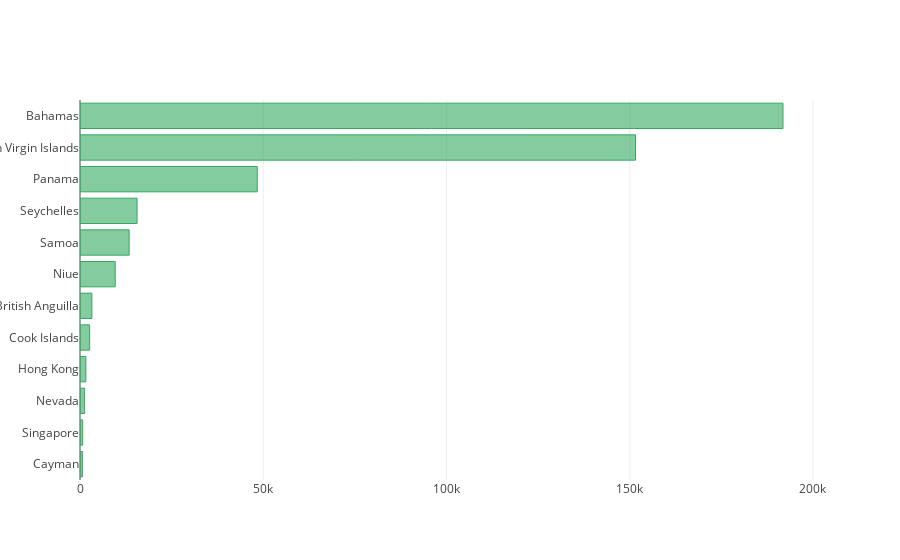

The notebook cell saved with this chart:
### Markdown cell above
### Total jurisdiction count with unavailable data.

##### In here we will visualize the total number of offshore accounts opened in the Tax haven countries. Including the ones where the origin country is missing.
##### The goal is to visualize the total number of accounts created regardless if the origin country data is present. A threshold cap of 500 was set to the tax haven countries entity count to be able to visualize the data.

### Code cell
visualizers_1.visualize_jurisdiction_countly(total_jurisdiction_count.copy())

### Figure 1 — Plotly figure (JSON) as saved in the notebook; plotly's stock layout.template omitted (floating-point values rounded to 4 significant figures)
{"data": [{"marker": {"color": "rgba(50, 171, 96, 0.6)", "line": {"color": "rgba(50, 171, 96, 1.0)", "width": 1}}, "name": "Try", "orientation": "h", "type": "bar", "x": [668, 740, 1260, 1604, 2638, 3253, 9611, 13418, 15580, 48373, 151588, 191834], "y": ["Cayman", "Singapore", "Nevada", "Hong Kong", "Cook Islands", "British Anguilla", "Niue", "Samoa", "Seychelles", "Panama", "British Virgin Islands", "Bahamas"]}], "layout": {}}
